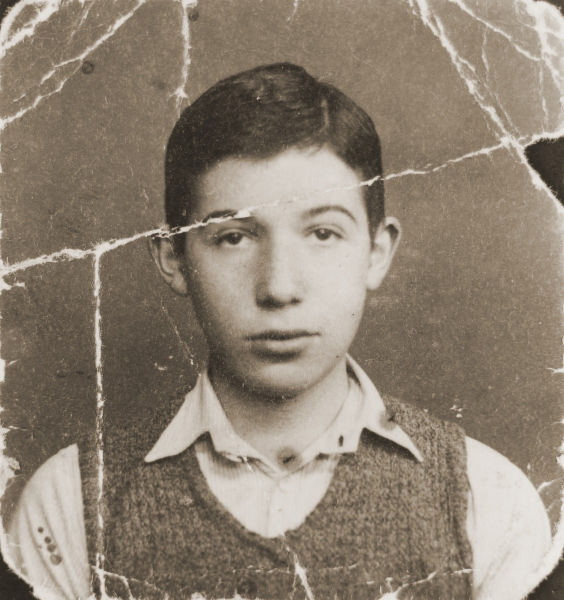
#> input picture src/sample04.jpg, 1128 x 1200 px (shown at 1/2 size)
$ python sample04-mask.py
#> lines starting #> are read from the running program, lines starting #| are printed output that depends on the picture; after the words box and inside, x2 and y2 are one past the last pixel; in counts of white or black regions, pixels touching at a corner belong together
import cv2

# sample4 = cv2.imread("sample03-damaged.jpg")
sample4 = cv2.imread("sample04.jpg")
#> sample4 is the input picture: shape (1200, 1128, 3); mean B, G, R 114.3, 129, 141.3
mask4 = cv2.cvtColor(sample4, cv2.COLOR_BGR2GRAY)
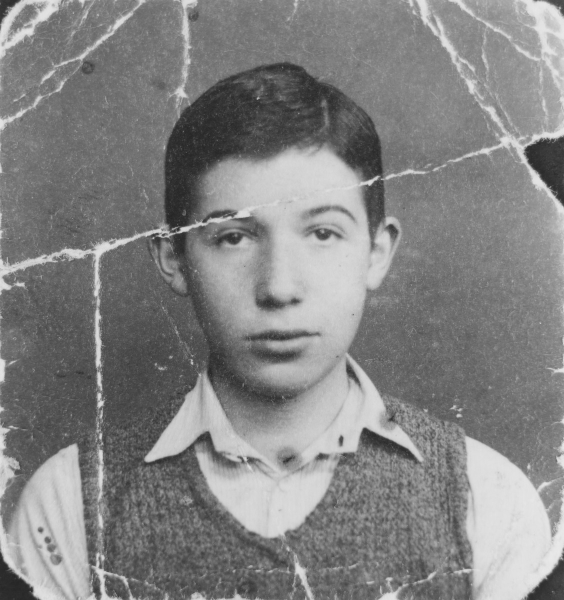
#> mask4: shape (1200, 1128) (shown at 1/2 size); min 34, max 235, mean 131
(_, mask4) = cv2.threshold(mask4, 210, 255, cv2.THRESH_BINARY)
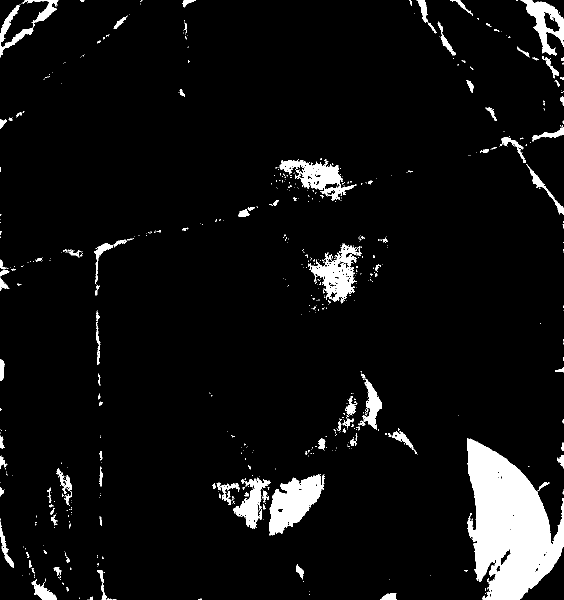
#> mask4: shape (1200, 1128) (shown at 1/2 size); 6.1% white; 653 white regions (536 under 20 px), largest, box (x1, y1, x2, y2) and area: (934, 876, 1128, 1200) 38665, (538, 948, 649, 1071) 7395, (619, 487, 723, 607) 4648
mask4 = cv2.GaussianBlur(mask4, (5, 5), 10)
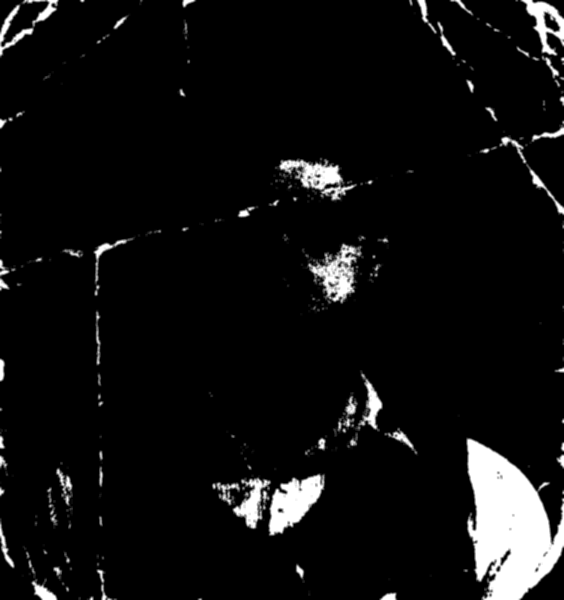
#> mask4: shape (1200, 1128) (shown at 1/2 size); min 0, max 255, mean 15.6

cv2.imwrite("sample04-mask.jpg", mask4)

radius = 20
result4 = cv2.inpaint(sample4, mask4, radius, cv2.INPAINT_NS)
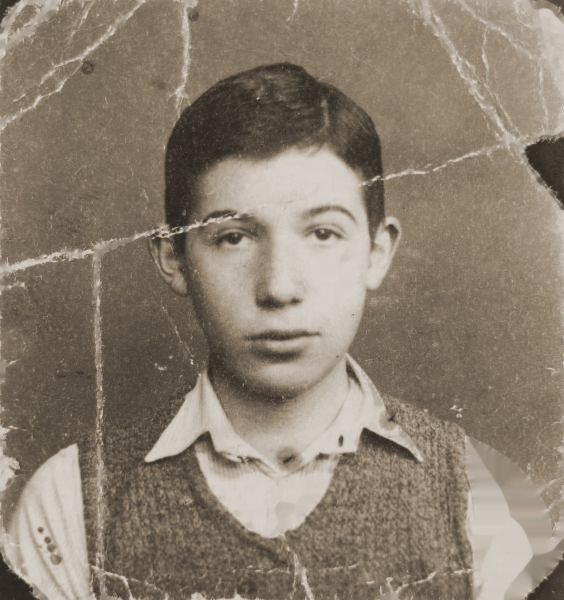
#> result4: shape (1200, 1128, 3) (shown at 1/2 size); mean B, G, R 111.1, 126.2, 138.8

cv2.imwrite("sample04-restored.jpg", result4)
